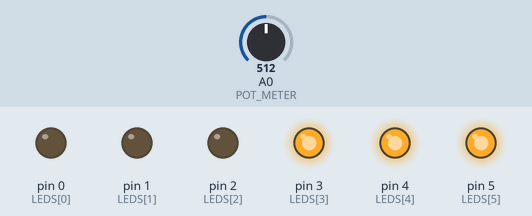
Recording of a sketch running on a simulated Arduino Uno, built with avr-gcc and run on an emulated ATmega328P. On the bench: output pins drawn as LEDs (lit = HIGH). The inputs (shaded band) are chosen by the test bench; at power-on: A0 (POT_METER) = 512.

Above: at 1.2 s.
1.3 s: A0 (POT_METER) set to 674
2.8 s: A0 (POT_METER) set to 693
At 3.2 s:
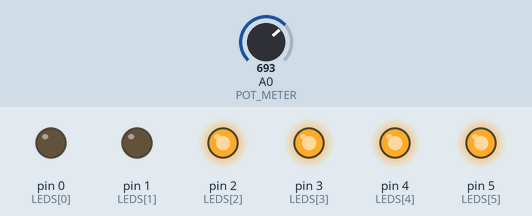
4.3 s: A0 (POT_METER) set to 511
At 5.5 s:
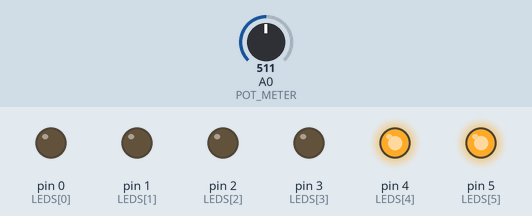
5.8 s: A0 (POT_METER) set to 353
7.3 s: A0 (POT_METER) set to 325
At 7.8 s:
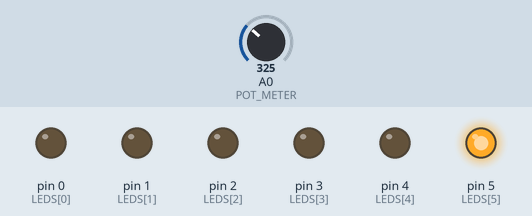
8.8 s: A0 (POT_METER) set to 716
At 10.2 s:
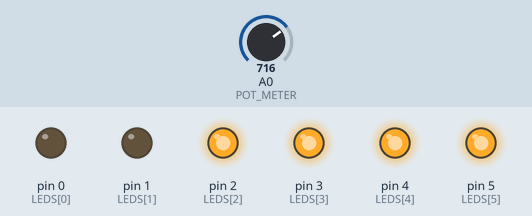
Timing chart, 0 to 11.3 s (numbered marks = the images above; inputs shaded):
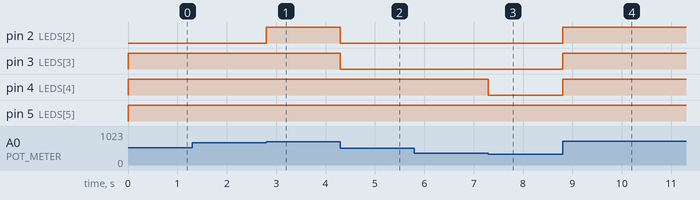

Measured:
- the behaviour switches between 681 and 682 on A0 (POT_METER) (found by bisection; images 0 and 1)
- the behaviour switches between 341 and 340 on A0 (POT_METER) (found by bisection; images 2 and 3)
- after the input at 1.3 s, every drawn part: stays the same
- after the input at 2.8 s, pin 2 (LEDS[2]): LOW → HIGH at once
- after the input at 4.3 s, pin 2 (LEDS[2]), pin 3 (LEDS[3]): HIGH → LOW at once
- after the input at 5.8 s, every drawn part: stays the same
- after the input at 7.3 s, pin 4 (LEDS[4]): HIGH → LOW at once
- after the input at 8.8 s, pin 2 (LEDS[2]), pin 3 (LEDS[3]), pin 4 (LEDS[4]): LOW → HIGH at once

The sketch:

opdracht_4.ino
```cpp
const int LEDS[] = {0, 1, 2, 3, 4, 5};
const int LEDS_LENGTH = sizeof(LEDS) / sizeof(LEDS[0]);
const int POT_METER = A0;

void setup() {
  // Stel alle LED-pinnen in als uitgang
  for (int i = 0; i < LEDS_LENGTH; i++) {
    pinMode(LEDS[i], OUTPUT);
  }
}

void loop() {
  // Gebruik de waarde van de potentiometer om te bepalen hoeveel LEDs branden
  setLeds(map(analogRead(POT_METER), 0, 1023, LEDS_LENGTH, 0));
}

void setLeds(int ledsOn) {
  // Schakel het opgegeven aantal LEDs in en de rest uit
  for (int i = 0; i < LEDS_LENGTH; i++) {
    digitalWrite(LEDS[i], i < ledsOn ? LOW : HIGH);
  }
}
```
